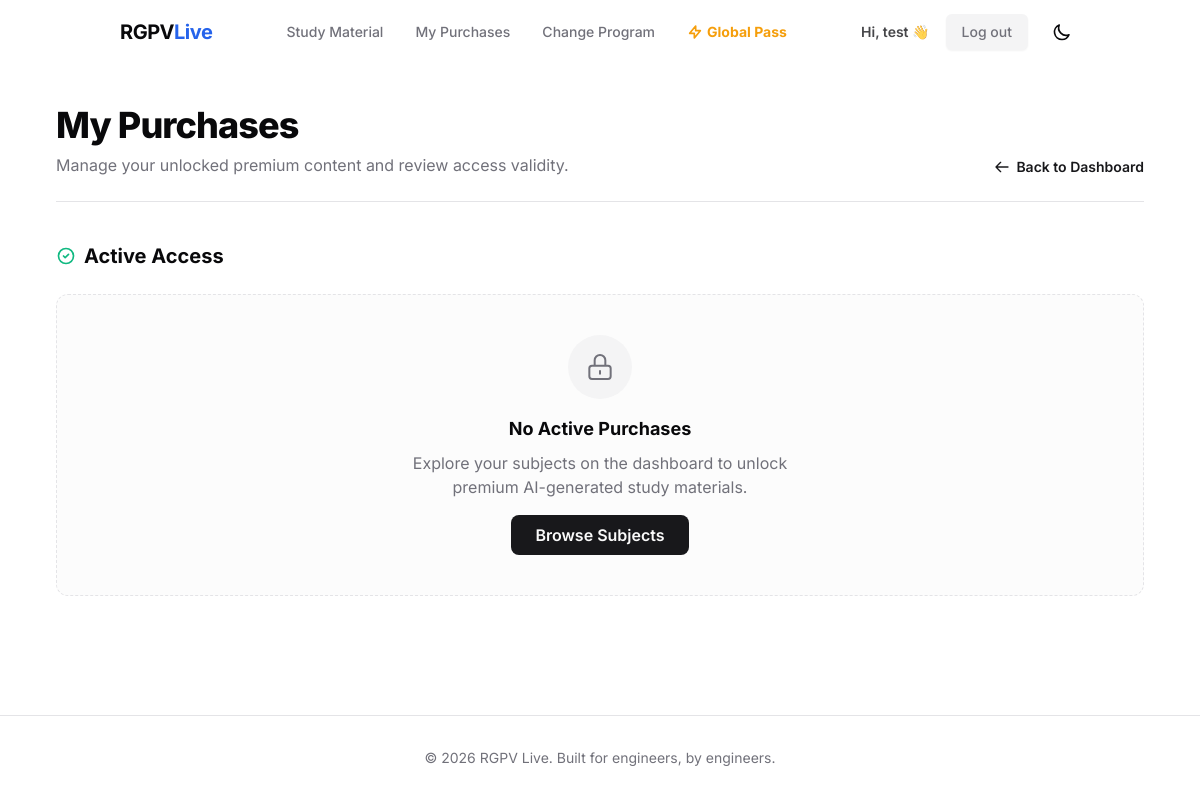
The page /purchases/ (signed in) on the database as committed earlier.
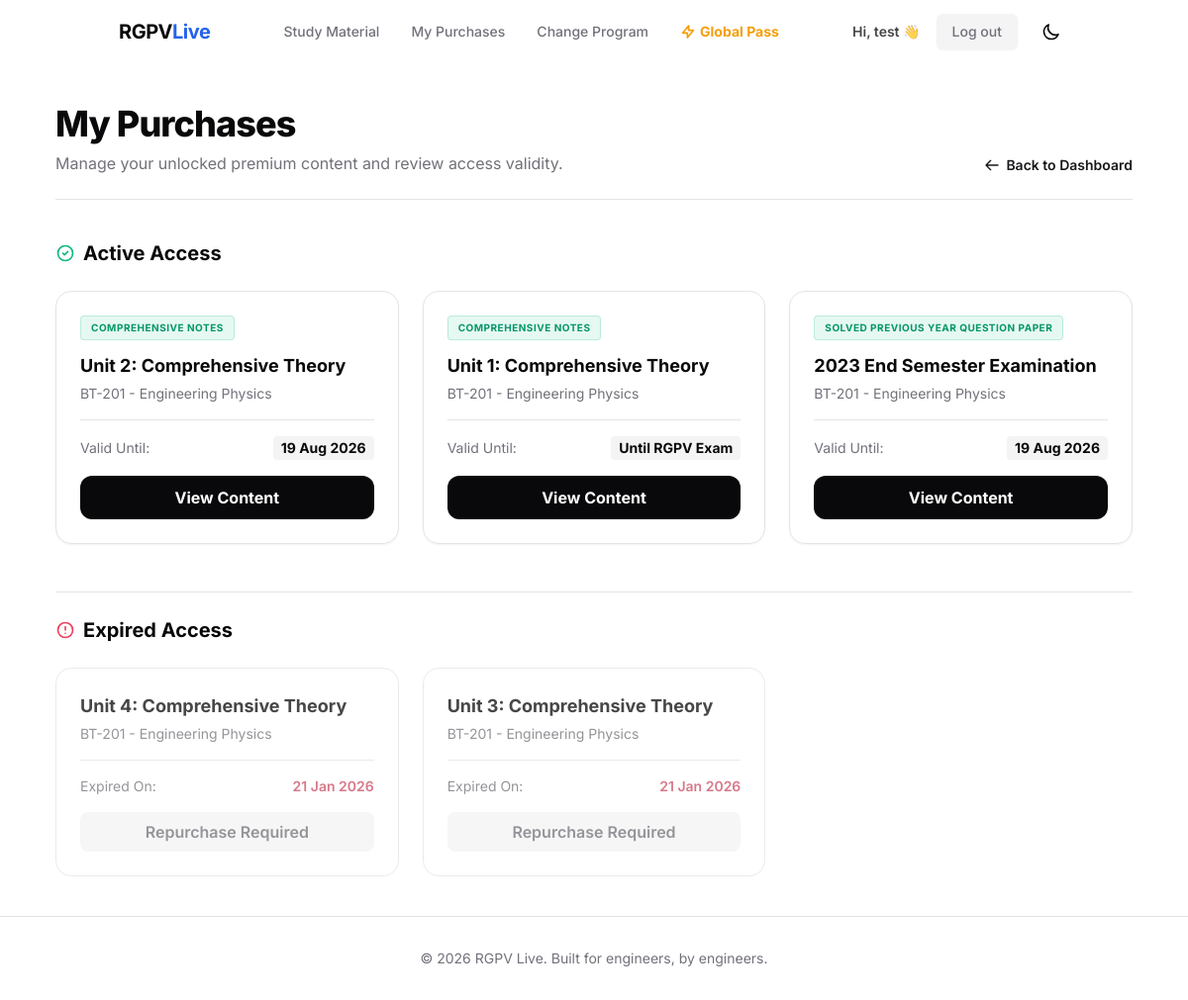
The same page on the database as committed later.
### apps/users/models.py (models this page shows, shortened)
class User(AbstractUser):
    phone_number = models.CharField(max_length=15, blank=True, null=True)
    preferred_branch = models.ForeignKey(
        'academics.Branch',
        on_delete=models.SET_NULL,
        null=True,
        blank=True,
        related_name='users'
    )
    preferred_semester = models.ForeignKey(
        'academics.Semester',
        on_delete=models.SET_NULL,
        null=True,
        blank=True,
        related_name='users'
    )
    active_subscription_valid_until = models.DateField(null=True, blank=True)

### apps/products/models.py (models this page shows, shortened)
class UnlockedContent(models.Model):
    user = models.ForeignKey(settings.AUTH_USER_MODEL, on_delete=models.CASCADE, related_name='unlocked_contents')
    product = models.ForeignKey(Product, on_delete=models.CASCADE, null=True, blank=True)
    parsed_document = models.ForeignKey(ParsedDocument, on_delete=models.CASCADE, null=True, blank=True)
    valid_until = models.DateField(null=True, blank=True, help_text="Null means permanent access until RGPV exam.")
    class Meta:
        pass # Removing unique_together since product or parsed_document can be null

### apps/content/models.py (models this page shows, shortened)
class ParsedDocument(models.Model):
    DOCUMENT_TYPES = (
        ('SYLLABUS', 'Official Syllabus'),
        ('PYQ', 'Solved Previous Year Question Paper'),
        ('UNSOLVED_PYQ', 'Unsolved PYQ Paper'),
        ('NOTES', 'Comprehensive Notes'),
        ('SHORT_NOTES', 'Quick Revision Short Notes'),
        ('IMPORTANT_Q', 'Important Questions'),
        ('FORMULA', 'Formula Sheet'),
        ('CRASH_COURSE', 'Video Crash Course Links'),
    )
    STATUS_CHOICES = (
        ('PENDING', 'Pending AI Parsing'),
        ('PROCESSING', 'Processing in Background'),
        ('COMPLETED', 'Successfully Parsed'),
        ('FAILED', 'Parsing Failed'),
    )
    subject = models.ForeignKey(Subject, on_delete=models.CASCADE, related_name='parsed_documents')
    document_type = models.CharField(max_length=20, choices=DOCUMENT_TYPES)
    title = models.CharField(max_length=255, help_text="e.g., '2023 OS Main Exam'")
    year = models.PositiveSmallIntegerField(null=True, blank=True, help_text="For PYQs")
    system_prompt = models.TextField(
        default=default_system_prompt,
        help_text="The core instruction given to the AI. You can edit this directly per-document to steer the LLM."
    )
    source_file = models.FileField(upload_to='raw_docs/', null=True, blank=True, help_text="Upload raw PDF or Image for AI Parsing")
    source_text = models.TextField(null=True, blank=True, help_text="OR paste raw text manually here if you don't have a file.")
    parsing_status = models.CharField(max_length=20, choices=STATUS_CHOICES, default='PENDING', help_text="Current state of the AI Parser")
    structured_data = models.JSONField(null=True, blank=True, help_text="Stores the exact LangChain parsed output. Auto-filled by AI.")
    is_published = models.BooleanField(default=False)
    is_premium = models.BooleanField(default=False, help_text="Check if this content requires a premium subscription or one-time purchase.")
    price = models.DecimalField(max_digits=8, decimal_places=2, null=True, blank=True, help_text="Optional: Set a specific price to unlock just this document.")
    created_at = models.DateTimeField(auto_now_add=True)
    updated_at = models.DateTimeField(auto_now=True)

### apps/academics/models.py (models this page shows, shortened)
class Subject(models.Model):
    branch = models.ForeignKey(Branch, on_delete=models.CASCADE, related_name='subjects')
    semester = models.ForeignKey(Semester, on_delete=models.CASCADE, related_name='subjects')
    code = models.CharField(max_length=20, help_text="e.g., CS-402")
    name = models.CharField(max_length=200)
    description = models.TextField(blank=True)
    is_active = models.BooleanField(default=True)
    class Meta:
        unique_together = ('branch', 'semester', 'code')

### apps/users/views.py (the view)
# urls.py: path('purchases/', views.user_purchases, name='user_purchases'),
@login_required
def user_purchases(request):
    all_unlocks = request.user.unlocked_contents.select_related('parsed_document', 'parsed_document__subject').all().order_by('-id')
    active_unlocks = []
    expired_unlocks = []
    today = timezone.now().date()
    for unlock in all_unlocks:
        if unlock.parsed_document: # Only show document unlocks for now
            if unlock.valid_until is None or unlock.valid_until >= today:
                active_unlocks.append(unlock)
            else:
                expired_unlocks.append(unlock)
    return render(request, 'users/purchases.html', {
        'active_unlocks': active_unlocks,
        'expired_unlocks': expired_unlocks
    })

### templates/users/purchases.html (shortened to what this page needs)
{% extends "base.html" %}
{% block content %}
<div class="max-w-6xl mx-auto py-10 px-4 sm:px-6 lg:px-8 min-h-[70vh]">
    <div class="mb-10 border-b border-border pb-6 flex flex-col md:flex-row md:items-end justify-between gap-4">
        <div>
            <h1 class="text-3xl sm:text-4xl font-extrabold tracking-tight">My Purchases</h1>
            <p class="text-muted-foreground mt-2 text-base">Manage your unlocked premium content and review access validity.</p>
        </div>
        <a href="{% url 'dashboard' %}" class="inline-flex items-center text-sm font-semibold text-primary hover:text-primary/80 transition-colors">
            <svg class="w-4 h-4 mr-1.5" fill="none" viewBox="0 0 24 24" stroke="currentColor"><path stroke-linecap="round" stroke-linejoin="round" stroke-width="2" d="M10 19l-7-7m0 0l7-7m-7 7h18"></path></svg>
            Back to Dashboard
        </a>
    </div>
    <h2 class="text-xl font-bold mb-6 flex items-center">
        <svg class="w-5 h-5 mr-2 text-emerald-500" fill="none" viewBox="0 0 24 24" stroke="currentColor"><path stroke-linecap="round" stroke-linejoin="round" stroke-width="2" d="M9 12l2 2 4-4m6 2a9 9 0 11-18 0 9 9 0 0118 0z"></path></svg>
        Active Access
    </h2>
    <div class="grid grid-cols-1 md:grid-cols-2 lg:grid-cols-3 gap-6 mb-12">
        {% for unlock in active_unlocks %}
            <div class="bg-card border border-border rounded-2xl p-6 shadow-sm hover:shadow-lg hover:-translate-y-1 transition-all duration-300 flex flex-col h-full group">
                <div class="flex-1">
                    <div class="flex justify-between items-start mb-3">
                        <span class="inline-block px-2.5 py-1 bg-emerald-500/10 text-emerald-600 dark:text-emerald-400 text-[10px] font-bold uppercase tracking-wider rounded border border-emerald-500/20">
                            {{ unlock.parsed_document.get_document_type_display }}
                        </span>
                    </div>
                    <h3 class="text-lg font-bold text-foreground mb-1 group-hover:text-primary transition-colors line-clamp-2">
                        {{ unlock.parsed_document.title }}
                    </h3>
                    <p class="text-sm text-muted-foreground mb-4">
                        {{ unlock.parsed_document.subject.code }} - {{ unlock.parsed_document.subject.name }}
                    </p>
                </div>
                <div class="mt-auto pt-4 border-t border-border">
                    <div class="flex justify-between items-center text-sm mb-4">
                        <span class="text-muted-foreground">Valid Until:</span>
                        <span class="font-bold text-foreground bg-accent px-2 py-0.5 rounded">
                            {% if unlock.valid_until %}{{ unlock.valid_until|date:"d M Y" }}{% else %}Until RGPV Exam{% endif %}
                        </span>
                    </div>
                    <a href="{% url 'read_document' unlock.parsed_document.id %}" class="w-full block text-center px-4 py-2.5 bg-foreground text-background font-bold rounded-xl transition-transform active:scale-95 hover:bg-foreground/90">
                        View Content
                    </a>
                </div>
            </div>
        {% empty %}
            <div class="col-span-full bg-muted/30 border border-dashed border-border rounded-xl p-10 text-center">
                <div class="w-16 h-16 bg-muted rounded-full flex items-center justify-center mx-auto mb-4">
                    <svg class="w-8 h-8 text-muted-foreground" fill="none" viewBox="0 0 24 24" stroke="currentColor"><path stroke-linecap="round" stroke-linejoin="round" stroke-width="1.5" d="M12 15v2m-6 4h12a2 2 0 002-2v-6a2 2 0 00-2-2H6a2 2 0 00-2 2v6a2 2 0 002 2zm10-10V7a4 4 0 00-8 0v4h8z"></path></svg>
                </div>
                <h3 class="text-lg font-bold mb-2">No Active Purchases</h3>
                <p class="text-muted-foreground max-w-sm mx-auto">Explore your subjects on the dashboard to unlock premium AI-generated study materials.</p>
                <a href="{% url 'dashboard' %}" class="inline-block mt-4 px-6 py-2 bg-primary text-primary-foreground font-semibold rounded-lg hover:bg-primary/90 transition-colors">
                    Browse Subjects
                </a>
            </div>
        {% endfor %}
    </div>
    {% if expired_unlocks %}
    <h2 class="text-xl font-bold mb-6 flex items-center pt-6 border-t border-border">
        <svg class="w-5 h-5 mr-2 text-rose-500" fill="none" viewBox="0 0 24 24" stroke="currentColor"><path stroke-linecap="round" stroke-linejoin="round" stroke-width="2" d="M12 8v4m0 4h.01M21 12a9 9 0 11-18 0 9 9 0 0118 0z"></path></svg>
        Expired Access
    </h2>
    <div class="grid grid-cols-1 md:grid-cols-2 lg:grid-cols-3 gap-6 opacity-75 grayscale-[30%]">
        {% for unlock in expired_unlocks %}
            <div class="bg-card border border-border rounded-2xl p-6 flex flex-col h-full">
                <div class="flex-1">
                    <h3 class="text-lg font-bold text-foreground mb-1 line-clamp-2">
                        {{ unlock.parsed_document.title }}
                    </h3>
                    <p class="text-sm text-muted-foreground">
                        {{ unlock.parsed_document.subject.code }} - {{ unlock.parsed_document.subject.name }}
                    </p>
                </div>
                <div class="mt-4 pt-4 border-t border-border">
                    <div class="flex justify-between items-center text-sm mb-4">
                        <span class="text-muted-foreground">Expired On:</span>
                        <span class="font-semibold text-rose-500">
                            {{ unlock.valid_until|date:"d M Y" }}
                        </span>
                    </div>
                    <a href="{% url 'subject_dashboard' unlock.parsed_document.subject.id %}" class="w-full block text-center px-4 py-2 bg-muted text-muted-foreground font-semibold rounded-lg hover:bg-border transition-colors">
                        Repurchase Required
                    </a>
                </div>
            </div>
        {% endfor %}
    </div>
    {% endif %}
</div>
{% endblock %}

### templates/base.html (shortened to what this page needs)
<!DOCTYPE html>
<html lang="en" class="h-full {% if request.COOKIES.theme == 'dark' %}dark{% endif %}">
<head>
    <script src="https://cdn.tailwindcss.com"></script>
</head>
<body class="min-h-screen flex flex-col font-sans antialiased bg-background text-foreground transition-colors duration-300">
    <header class="sticky top-0 z-50 w-full glass-nav transition-all duration-300">
        <div class="container mx-auto px-4 sm:px-6 lg:px-8">
            <div class="flex items-center justify-between h-16">
                <div class="flex-shrink-0">
                    <a href="{% if user.is_authenticated %}{% url 'dashboard' %}{% else %}{% url 'home' %}{% endif %}" class="text-xl font-bold tracking-tight">
                        RGPV<span class="text-blue-600 dark:text-blue-400">Live</span>
                    </a>
                </div>
                <nav class="hidden md:flex md:space-x-8 items-center">
                    <a href="{% if user.is_authenticated %}{% url 'dashboard' %}{% else %}{% url 'home' %}{% endif %}" class="text-sm font-medium text-muted-foreground hover:text-foreground transition-colors">
                        Study Material
                    </a>
                    {% if user.is_authenticated %}
                    <a href="{% url 'user_purchases' %}" class="text-sm font-medium text-muted-foreground hover:text-foreground transition-colors flex items-center">
                        My Purchases
                    </a>
                    <a href="/onboarding/" class="text-sm font-medium text-muted-foreground hover:text-foreground transition-colors">
                        Change Program
                    </a>
                    {% else %}
                    <a href="#" class="text-sm font-medium text-muted-foreground hover:text-foreground transition-colors">PYQs</a>
                    {% endif %}
                    <a href="#" class="text-sm font-bold text-amber-500 hover:text-amber-600 transition-colors flex items-center">
                        <svg class="w-4 h-4 mr-1" fill="none" viewBox="0 0 24 24" stroke="currentColor"><path stroke-linecap="round" stroke-linejoin="round" stroke-width="2.5" d="M13 10V3L4 14h7v7l9-11h-7z"></path></svg>
                        Global Pass
                    </a>
                </nav>
                <div class="hidden md:flex items-center space-x-4">
                    {% if user.is_authenticated %}
                        <div class="flex items-center space-x-4">
                            <span class="text-sm font-semibold text-primary/80">Hi, {{ user.username }} 👋</span>
                            <a href="{% url 'logout' %}" class="bg-muted text-muted-foreground hover:bg-muted/80 px-4 py-2 rounded-md text-sm font-medium transition-colors shadow-sm">
                                Log out
                            </a>
                        </div>
                    {% else %}
                        <a href="{% url 'login' %}" class="text-sm font-medium hover:text-foreground transition-colors">Log in</a>
                        <a href="{% url 'signup' %}" class="bg-primary text-primary-foreground hover:bg-primary/90 px-4 py-2 rounded-md text-sm font-medium transition-colors shadow-sm">
                            Sign up
                        </a>
                    {% endif %}
                    <button id="themeToggle" class="p-2 rounded-full hover:bg-muted transition-colors">
                        <svg class="w-5 h-5 dark:hidden" fill="none" viewBox="0 0 24 24" stroke="currentColor"><path stroke-linecap="round" stroke-linejoin="round" stroke-width="2" d="M20.354 15.354A9 9 0 018.646 3.646 9.003 9.003 0 0012 21a9.003 9.003 0 008.354-5.646z"></path></svg>
                    </button>
                </div>
            </div>
        </div>
    </header>
    <main class="flex-grow">
        {% block content %}{% endblock %}
    </main>
    <footer class="border-t border-border mt-auto py-8">
        <div class="container mx-auto px-4 text-center text-sm text-muted-foreground">
            &copy; 2026 RGPV Live. Built for engineers, by engineers.
        </div>
    </footer>
</body>
</html>

### templates/base.html (style rules this page uses)
.glass-nav { background: rgba(255, 255, 255, 0.7); backdrop-filter: blur(12px); -webkit-backdrop-filter: blur(12px); border-bottom: 1px solid rgba(255, 255, 255, 0.2); }

Rows that differ between the two databases and show on the page:
added UnlockedContent: parsed_document.document_type "COMPREHENSIVE NOTES", parsed_document "Unit 2: Comprehensive Theory", parsed_document.subject.code "BT-201", parsed_document.subject.name "Engineering Physics", valid_until "19 Aug 2026", shown under "Active Access"
added UnlockedContent: parsed_document.document_type "COMPREHENSIVE NOTES", parsed_document "Unit 1: Comprehensive Theory", parsed_document.subject.code "BT-201", parsed_document.subject.name "Engineering Physics", shows "Until RGPV Exam", shown under "Active Access"
added UnlockedContent: parsed_document.document_type "SOLVED PREVIOUS YEAR QUESTION PAPER", parsed_document "2023 End Semester Examination", parsed_document.subject.code "BT-201", parsed_document.subject.name "Engineering Physics", valid_until "19 Aug 2026", shown under "Active Access"
added UnlockedContent: parsed_document "Unit 4: Comprehensive Theory", parsed_document.subject.code "BT-201", parsed_document.subject.name "Engineering Physics", valid_until "21 Jan 2026", shown under "Expired Access"
added UnlockedContent: parsed_document "Unit 3: Comprehensive Theory", parsed_document.subject.code "BT-201", parsed_document.subject.name "Engineering Physics", valid_until "21 Jan 2026", shown under "Expired Access"
Other text that changed with them:
text no longer shown: "No Active Purchases Explore your subjects on the dashboard to unlock premium AI-generated study materials. Browse Subjects"
text now shown: "Expired Access"
